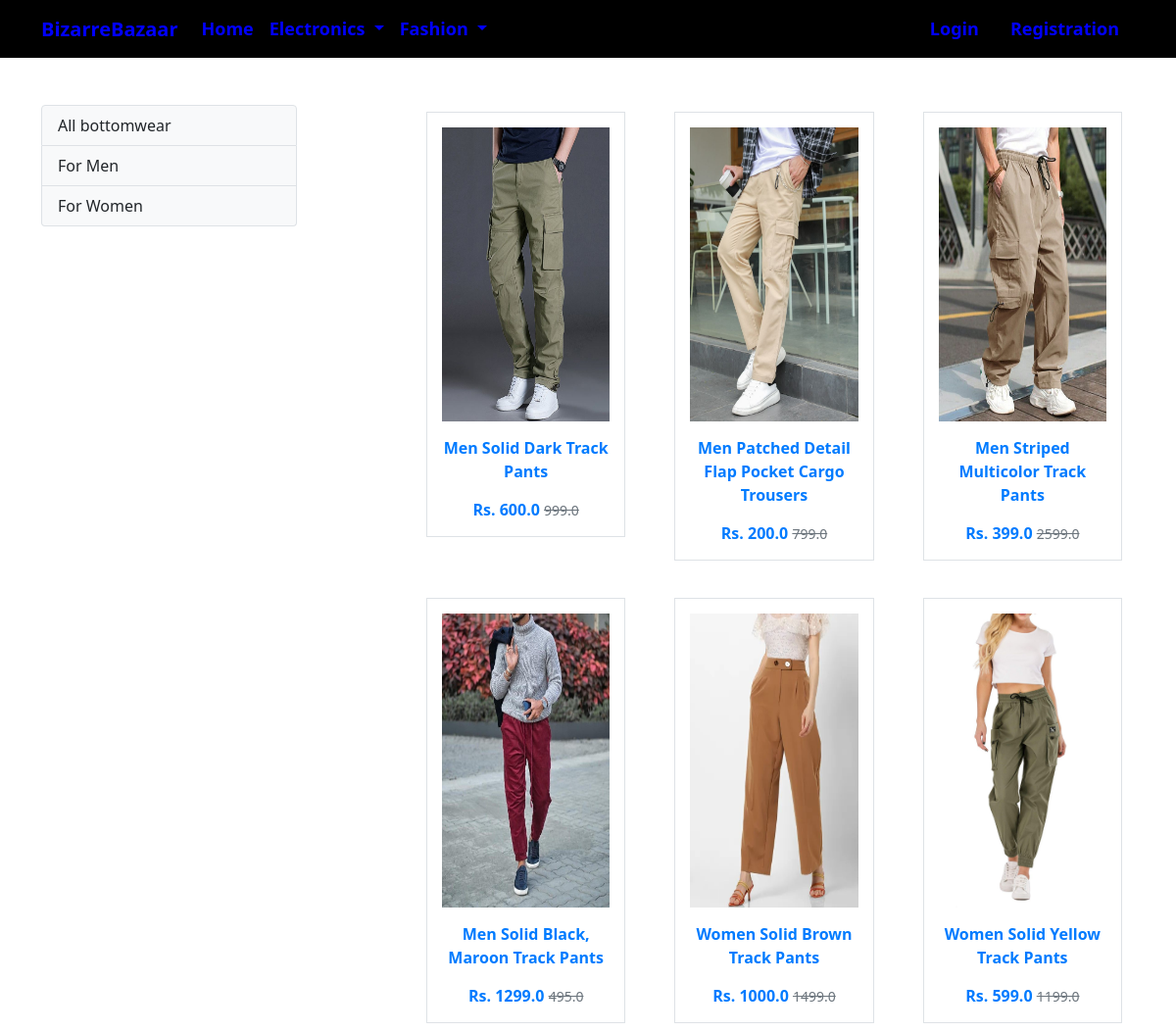
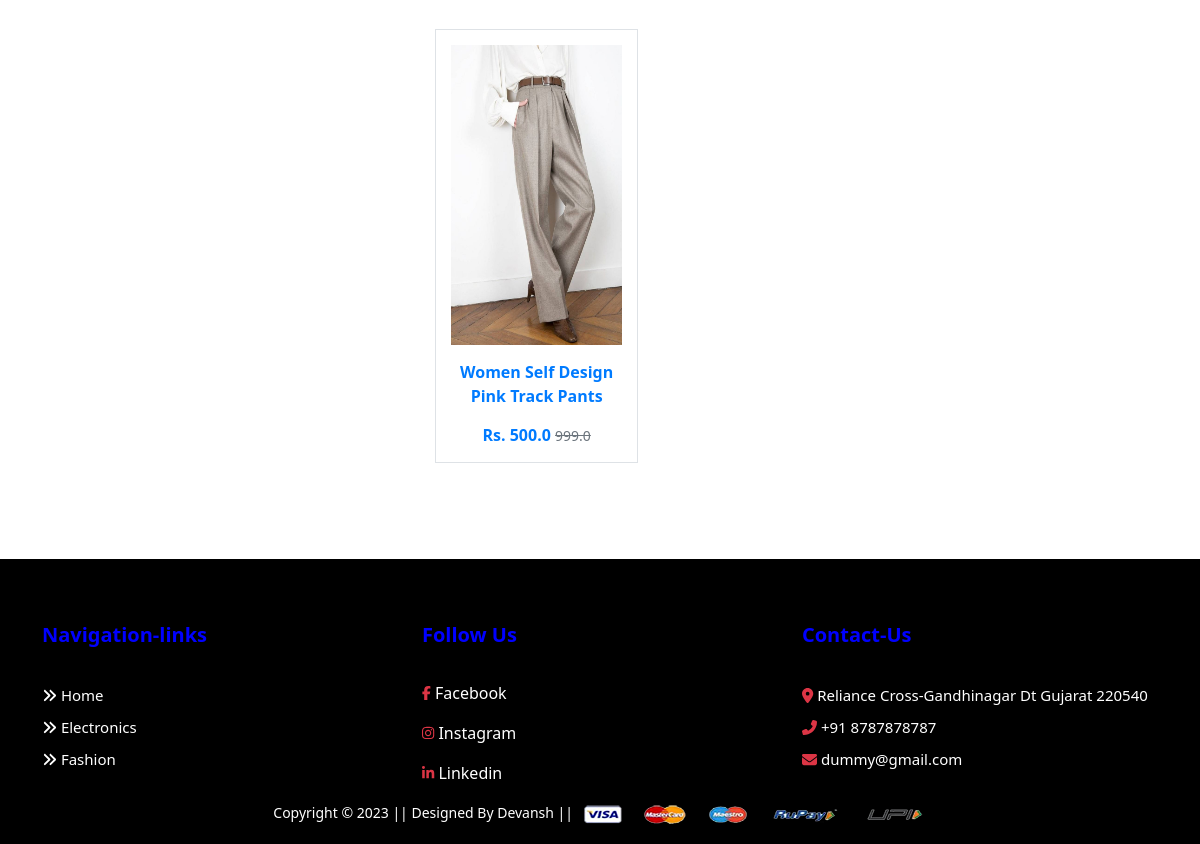
The app's page /bottomwear/ with its own data (2 pictures, top to bottom).
### app/models.py (models this page shows, shortened)
class Product(models.Model):
    title = models.CharField(max_length=100)
    selling_price = models.FloatField()
    discounted_price = models.FloatField()
    description = models.TextField()
    brand = models.CharField(max_length=100)
    category = models.CharField(choices=CATEGORY_CHOICE, max_length=2)
    product_image = models.ImageField(upload_to="")
    gender = models.CharField(choices=GENDER_CHOICES, max_length=1, blank=True, null=True)

### app/views.py (the view)
# urls.py: path('bottomwear/', views.bottomwear, name='bottomwear'),
def bottomwear(request,data=None):
    if data == None:
        bottomwears = Product.objects.filter(category='BW')
    elif data == 'men':
        bottomwears = Product.objects.filter(category='BW').filter(gender='M')
    elif data == 'women':
        bottomwears = Product.objects.filter(category='BW').filter(gender='F')
    return render(request, 'app/bottomwear.html',{'bottomwears':bottomwears})

### app/context_processors.py (called while the page is built)
def cart_count(request):
    if request.user.is_authenticated:
        cart_items = Cart.objects.filter(user=request.user)
        cart_count = cart_items.count()
    else:
        cart_count = 0
    return {'cart_count': cart_count}

### app/templates/app/bottomwear.html (shortened to what this page needs)
{% extends 'app/base.html' %}
{% load static %}
{% block main-content %}
<div class="container my-5">
    <div class="row">
        <div class="col-sm-3">
            <div class="list-group">
                <a href="{% url 'bottomwear'%}" class="list-group-item list-group-item-action" aria-current="true">All bottomwear</a>
                <a href="{% url 'bottomweardata' 'men' %}" class="list-group-item list-group-item-action" aria-current="true">For Men</a>
                <a href="{% url 'bottomweardata' 'women' %}" class="list-group-item list-group-item-action" aria-current="true">For Women</a>
            </div>
        </div>
        <div class="col-sm-8 offset-sm-1">
            <div class="row">
                {%for product in bottomwears%}
                <div class="col-sm-4 text-center mb-4">
                    <a href = "{% url 'product-detail' product.id %}" class="btn">
                    <div class="item">
                        <img src="{{product.product_image.url}}" alt="" height="300">
                        <div class="fw-bold">{{product.title}}</div>
                        <div class="fw-bold">Rs. {{product.discounted_price}}
                            <small class="fw-light text-decoration-line-through">{{product.selling_price}}</small>
                        </div>
                    </div>
                    </a>
                </div>
                {%endfor%}
            </div>
        </div>
    </div>
</div>
{% endblock main-content %}

### app/templates/app/base.html (style rules this page uses)
* { -webkit-box-sizing:border-box; -moz-box-sizing:border-box; -o-box-sizing:border-box; -ms-box-sizing:border-box; box-sizing:border-box; }
body { background: #fff; max-width:1920px; margin:0 auto; overflow-x:hidden; }

### app/templates/app/bottomwear.html (style rules this page uses)
.list-group { margin-bottom: 20px; }
.list-group-item { background-color: #f8f9fa; border-color: #dee2e6; color: #212529; transition: background-color 0.3s ease; }
.item { border: 1px solid #dee2e6; padding: 15px; background-color: #fff; transition: box-shadow 0.3s ease; }
.item img { max-width: 100%; }
.item .fw-bold { margin-top: 15px; color: #007bff; }
.item small { color: #6c757d; }

### records on screen
Product: product_image (picture), title "Men Solid Dark Track Pants", discounted_price "600.0", selling_price "999.0"
Product: product_image (picture), title "Men Patched Detail Flap Pocket Cargo Trousers", discounted_price "200.0", selling_price "799.0"
Product: product_image (picture), title "Men Striped Multicolor Track Pants", discounted_price "399.0", selling_price "2599.0"
Product: product_image (picture), title "Men Solid Black, Maroon Track Pants", discounted_price "1299.0", selling_price "495.0"
Product: product_image (picture), title "Women Solid Brown Track Pants", discounted_price "1000.0", selling_price "1499.0"
Product: product_image (picture), title "Women Solid Yellow Track Pants", discounted_price "599.0", selling_price "1199.0"
Product: product_image (picture), title "Women Self Design Pink Track Pants", discounted_price "500.0", selling_price "999.0"
